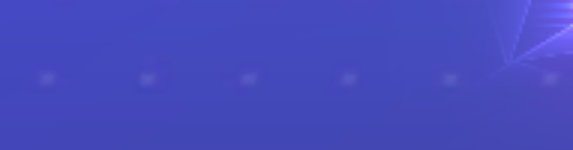
#> input picture tools/crop_backband_0.png, 573 x 150 px, found by its file name; its folder holds only this picture in this run
$ python band_analyze2.py
#> lines starting #> are read from the running program, lines starting #| are printed output that depends on the picture
import cv2, numpy as np, sys
io=sys.stdout
def analyze(label,p):
#> called with label = '后排装备带 idx0'
    im=cv2.imread(p)
#> im is the input picture: shape (150, 573, 3); mean B, G, R 189.1, 73.8, 70
    if im is None: print(label,'缺失'); return
    B=im[:,:,0].astype(float);G=im[:,:,1].astype(float);R=im[:,:,2].astype(float)
#> after `B = im[:, :, 0].astype(float)`:
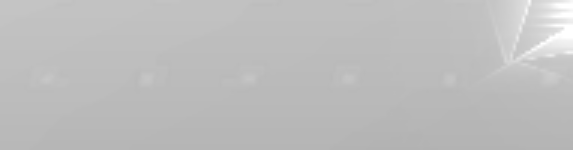
#> B: shape (150, 573) float64; min 178, max 255, mean 189.1
#> after `G = im[:, :, 1].astype(float)`:
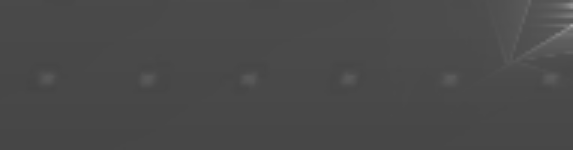
#> G: shape (150, 573) float64; min 69, max 166, mean 73.8
    s=cv2.split(cv2.cvtColor(im,cv2.COLOR_BGR2HSV))[1]
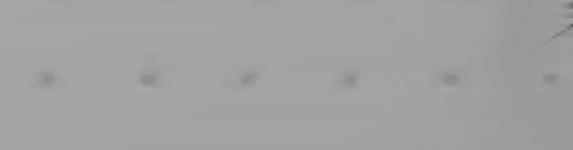
#> s: shape (150, 573); min 93, max 169, mean 161.2
    isBlue=(B>R+25)&(B>G+10)&(B>70)
#> isBlue: shape (150, 573) bool; every value is 1
    sat=(s>60)
    nonBarren=(~isBlue)  # 段检测"非蓝"
#> nonBarren: shape (150, 573) bool; every value is 0
    # 非蓝段按列占比>30%的行
    coldom=((~isBlue).sum(axis=0)>= im.shape[0]*0.30).sum()
#> coldom = 0
    print(f'{label}: {im.shape[1]}x{im.shape[0]} isBlue={isBlue.mean()*100:.0f}% 非蓝={nonBarren.mean()*100:.0f}% 饱和={sat.mean()*100:.0f}% B-R均值={ (B[R>22]-R[B>22]).mean():.0f} 非蓝列数={coldom}')
#| 后排装备带 idx0: 573x150 isBlue=100% 非蓝=0% 饱和=100% B-R均值=119 非蓝列数=0
for i in range(3):
    analyze(f'后排装备带 idx{i}', rf'D:\CWAFix-20260814\tools\crop_backband_{i}.png')
analyze('物品栏',r'D:\CWAFix-20260814\tools\crop_inventory.png')
